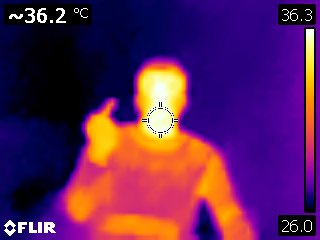
#> input picture adilet-capstone-api/kaz.jpg, 320 x 240 px
$ python -i irimage.py   (imports and definitions only)
#> lines starting #> are read from the running program, lines starting #| are printed output that depends on the picture; after the words box and inside, x2 and y2 are one past the last pixel; in counts of white or black regions, pixels touching at a corner belong together
import cv2 as cv
import numpy as np
from matplotlib import pyplot as plt


def find_irimage(img_path):
#> called with img_path = 'kaz.jpg'
    img_kek = cv.imread(img_path, 1)  # uploading an image
#> img_kek is the input picture: shape (240, 320, 3); mean B, G, R 87.2, 35.1, 92.6
    img_kek = img_kek[30:213, 30:278]
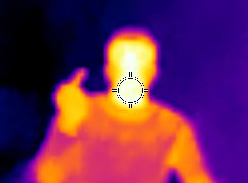
#> img_kek: shape (183, 248, 3); mean B, G, R 83.5, 42.2, 104.8
    img_kek = cv.cvtColor(img_kek, cv.COLOR_BGR2RGB)  # converting to RGB as MATLAB recognizes only RGB

    img_kek_hsv = cv.cvtColor(img_kek, cv.COLOR_RGB2HSV)  # converting to HSV
#> img_kek_hsv: shape (183, 248, 3); mean H, S, V 100.8, 222.7, 142.8

    lower_red = np.array([0, 0, 244])  # setting boundaries of red colour
    upper_red = np.array([255, 255, 255])
    mask = cv.inRange(img_kek_hsv, lower_red, upper_red)  # creating mask
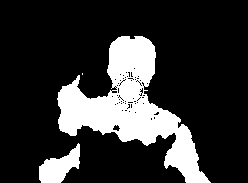
#> mask: shape (183, 248); 19.9% white; 3 white regions (1 under 20 px), largest, box (x1, y1, x2, y2) and area: (57, 36, 211, 183) 8171, (39, 143, 80, 183) 876

    img_kek_result = cv.bitwise_and(img_kek, img_kek, mask=mask)  # bitwise AND Operation
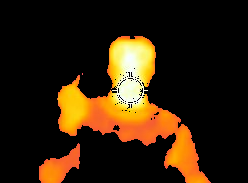
#> img_kek_result: shape (183, 248, 3); mean R, G, B 50.2, 32.3, 10.5

    titles = ['Original image', 'BGR to HSV', 'Mask', 'Hottest Segments']  # plotting the results
    images = [img_kek, img_kek_hsv, mask, img_kek_result]
    for i in range(4):
        plt.subplot(2, 2, i + 1), plt.imshow(images[i], 'gray')
        plt.title(titles[i])
        plt.xticks([]), plt.yticks([])
    plt.savefig('ir_out.jpg', dpi=300, bbox_inches='tight')
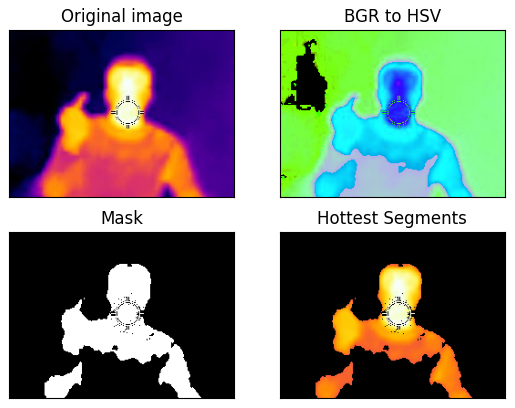
#> figure drawn by matplotlib, 4 panels
    return 'ir_out.jpg'

>>> result = find_irimage('kaz.jpg')
